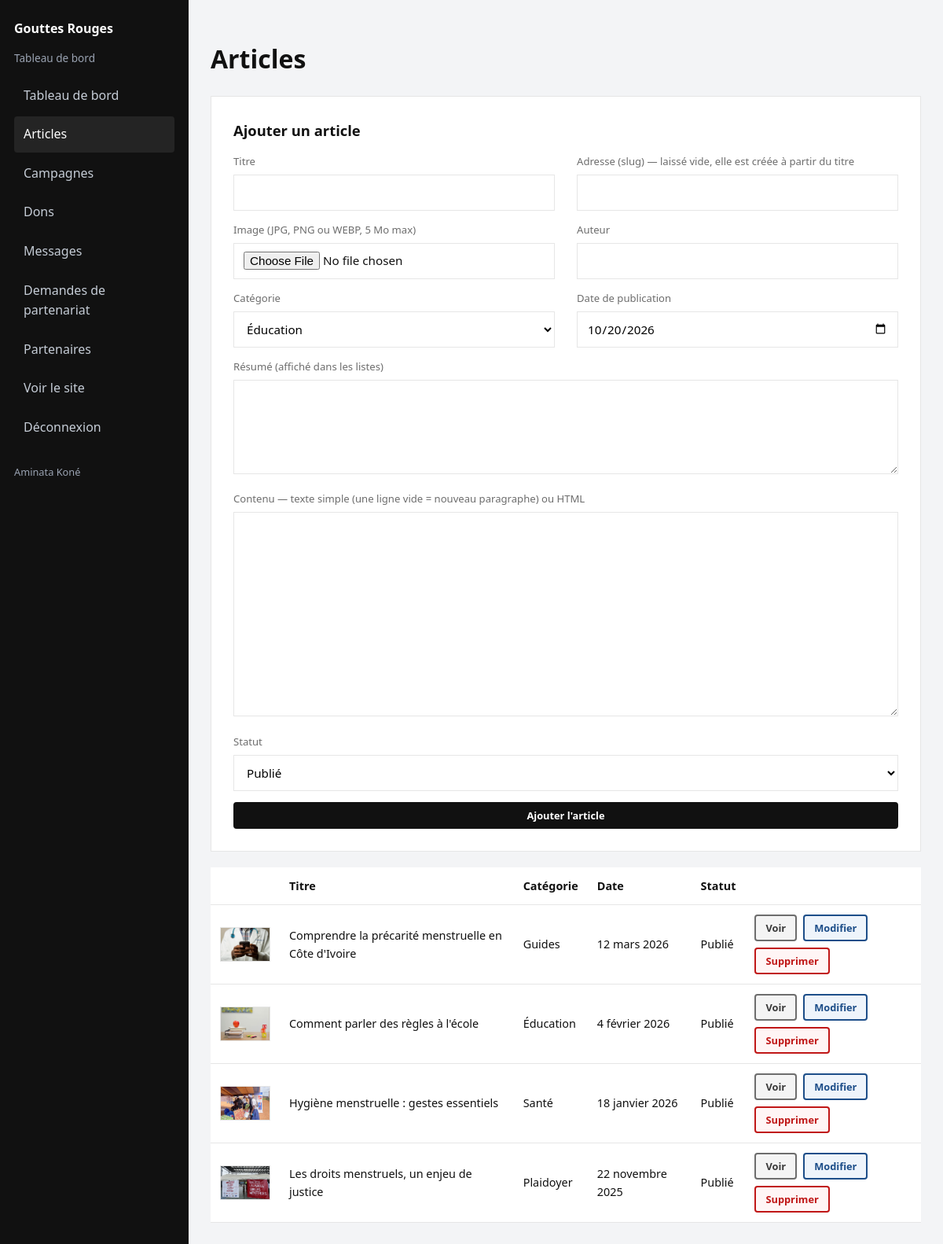
The app's page /admin/articles.php (signed in) with its own data.
### tables this page shows
CREATE TABLE articles (
  id INT UNSIGNED AUTO_INCREMENT PRIMARY KEY,
  titre VARCHAR(180) NOT NULL,
  slug VARCHAR(180) NOT NULL UNIQUE,
  image VARCHAR(255) DEFAULT NULL,
  extrait TEXT,
  contenu MEDIUMTEXT,
  auteur VARCHAR(120) DEFAULT NULL,
  categorie_id INT UNSIGNED DEFAULT NULL,
  date_publication DATE DEFAULT NULL,
  statut ENUM('brouillon','publie') DEFAULT 'publie',
  created_at TIMESTAMP DEFAULT CURRENT_TIMESTAMP,
  updated_at TIMESTAMP DEFAULT CURRENT_TIMESTAMP ON UPDATE CURRENT_TIMESTAMP,
  CONSTRAINT fk_articles_categorie FOREIGN KEY (categorie_id) REFERENCES categories(id) ON DELETE SET NULL
);

CREATE TABLE categories (
  id INT UNSIGNED AUTO_INCREMENT PRIMARY KEY,
  nom VARCHAR(80) NOT NULL,
  slug VARCHAR(100) NOT NULL UNIQUE
);

### includes/functions.php (called while the page is built, shortened)
<?php
require_once __DIR__ . '/db.php';
function e(?string $value): string
{
    return htmlspecialchars((string) $value, ENT_QUOTES, 'UTF-8');
}
function url(string $path = ''): string
{
    $path = ltrim($path, '/');
    $base = BASE_URL;
    return ($base === '' ? '' : $base) . '/' . $path;
}
function asset(string $path): string
{
    return url('assets/' . ltrim($path, '/'));
}
function format_date(?string $date): string
{
    $ts = strtotime($date);
    $months = [
        1 => 'janvier', 2 => 'février', 3 => 'mars', 4 => 'avril',
        5 => 'mai', 6 => 'juin', 7 => 'juillet', 8 => 'août',
        9 => 'septembre', 10 => 'octobre', 11 => 'novembre', 12 => 'décembre',
    ];
    return (int) date('j', $ts) . ' ' . $months[(int) date('n', $ts)] . ' ' . date('Y', $ts);
}

### includes/db.php (called while the page is built, shortened)
<?php
function pdo(): ?PDO
{
    static $pdo = null;
    static $attempted = false;
    if ($attempted) {
        return $pdo;
    }
    try {
        $pdo = new PDO(
            'mysql:host=' . DB_HOST . ';dbname=' . DB_NAME . ';charset=' . DB_CHARSET,
            DB_USER,
            DB_PASS,
            [
                PDO::ATTR_ERRMODE => PDO::ERRMODE_EXCEPTION,
                PDO::ATTR_DEFAULT_FETCH_MODE => PDO::FETCH_ASSOC,
                PDO::ATTR_EMULATE_PREPARES => false,
            ]
        );
    } catch (Throwable $e) {
        $pdo = null;
    }
    return $pdo;
}
function db_all(string $sql, array $params = []): array
{
    $db = pdo();
    $stmt = $db->prepare($sql);
    $stmt->execute($params);
    return $stmt->fetchAll();
}

### admin/articles.php (the view, shortened to what this page needs)
<?php
$db = pdo();
$edit = null;
$articles = $db ? db_all('SELECT a.*, c.nom AS categorie FROM articles a LEFT JOIN categories c ON c.id = a.categorie_id ORDER BY a.date_publication DESC, a.id DESC') : fallback_articles();
$categories = $db ? db_all('SELECT * FROM categories ORDER BY nom') : [['id' => 1, 'nom' => 'Guides']];
require __DIR__ . '/includes/header.php';
?>
<?php if ($db): ?>
<form class="card admin-form" method="post" enctype="multipart/form-data" style="margin:20px 0">
  <h2><?= $edit ? 'Modifier l\'article' : 'Ajouter un article' ?></h2>
  <div class="grid-2">
    <div class="field"><label>Titre</label><input name="titre" required value="<?= e($edit['titre'] ?? '') ?>"></div>
    <div class="field"><label>Adresse (slug) — laissé vide, elle est créée à partir du titre</label><input name="slug" value="<?= e($edit['slug'] ?? '') ?>"></div>
  </div>
  <div class="grid-2">
    <div class="field">
      <label>Image (JPG, PNG ou WEBP, 5 Mo max)</label>
      <input type="file" name="image_fichier" accept="image/jpeg,image/png,image/webp">
    </div>
    <div class="field"><label>Auteur</label><input name="auteur" value="<?= e($edit['auteur'] ?? '') ?>"></div>
  </div>
  <div class="grid-2">
    <div class="field">
      <label>Catégorie</label>
      <select name="categorie_id">
        <?php foreach ($categories as $cat): ?>
          <option value="<?= (int) $cat['id'] ?>" <?= (int) ($edit['categorie_id'] ?? 0) === (int) $cat['id'] ? 'selected' : '' ?>><?= e($cat['nom']) ?></option>
        <?php endforeach; ?>
      </select>
    </div>
    <div class="field"><label>Date de publication</label><input type="date" name="date_publication" value="<?= e($edit['date_publication'] ?? date('Y-m-d')) ?>"></div>
  </div>
  <div class="field"><label>Résumé (affiché dans les listes)</label><textarea name="extrait"><?= e($edit['extrait'] ?? '') ?></textarea></div>
  <div class="field"><label>Contenu — texte simple (une ligne vide = nouveau paragraphe) ou HTML</label><textarea name="contenu" style="min-height:260px"><?= e($edit['contenu'] ?? '') ?></textarea></div>
  <div class="field">
    <label>Statut</label>
    <select name="statut">
      <option value="publie" <?= ($edit['statut'] ?? '') === 'publie' ? 'selected' : '' ?>>Publié</option>
    </select>
  </div>
  <div class="admin-actions">
    <button class="btn btn-save" type="submit"><?= $edit ? 'Enregistrer les modifications' : 'Ajouter l\'article' ?></button>
  </div>
</form>
<?php endif; ?>
<div class="table-scroll">
<table class="data">
  <thead><tr><th></th><th>Titre</th><th>Catégorie</th><th>Date</th><th>Statut</th><th></th></tr></thead>
  <tbody>
  <?php foreach ($articles as $article): ?>
    <tr>
      <td><img class="admin-thumb is-small" src="<?= e(asset($article['image'] ?? 'img/article-1.jpg')) ?>" alt=""></td>
      <td><?= e($article['titre']) ?></td>
      <td><?= e($article['categorie'] ?? '') ?></td>
      <td><?= e(format_date($article['date_publication'] ?? '')) ?></td>
      <td><?= ($article['statut'] ?? 'publie') === 'publie' ? 'Publié' : 'Brouillon' ?></td>
      <td>
        <?php if ($db && isset($article['id'])): ?>
          <div class="admin-actions">
            <?php if (($article['statut'] ?? 'publie') === 'publie'): ?>
              <a class="btn btn-neutral" href="<?= e(url('article.php?slug=' . $article['slug'])) ?>" target="_blank">Voir</a>
            <?php endif; ?>
            <a class="btn btn-edit" href="?edit=<?= (int) $article['id'] ?>">Modifier</a>
            <form method="post" onsubmit="return confirm('Supprimer cet article ?')">
              <button class="btn btn-danger" type="submit">Supprimer</button>
            </form>
          </div>
        <?php endif; ?>
      </td>
    </tr>
  <?php endforeach; ?>
  </tbody>
</table>
</div>
<?php require __DIR__ . '/includes/footer.php'; ?>

### assets/css/style.css (style rules this page uses)
:root { --ink: #111111; --ink-soft: #3a3a3a; --muted: #6d6d6d; --line: #e6e6e6; --paper: #ffffff; --paper-alt: #f4f4f4; --paper-warm: #f5f5f5; --navy: #111111; --navy-2: #1a1a1a; --red: #c01717; --red-deep: #9a1111; --shadow: 0 10px 30px rgba(17, 17, 17, 0.06); --radius: 6px; --container: 1180px; --header: 84px; --font: "Outfit", "Segoe UI", sans-serif; }
*, *::before, *::after { box-sizing: border-box; }
html { scroll-behavior: smooth; }
body { margin: 0; font-family: var(--font); color: var(--ink); background: var(--paper); line-height: 1.6; font-size: 16px; }
img { max-width: 100%; display: block; }
a { color: inherit; text-decoration: none; }
button, input, select, textarea { font-family: inherit; }
.btn { display: inline-flex; align-items: center; justify-content: center; gap: 8px; min-height: 46px; padding: 0 22px; border-radius: 4px; border: 1px solid transparent; font-weight: 600; font-size: 0.92rem; cursor: pointer; transition: 0.2s ease; }
.grid-2 { display: grid; grid-template-columns: 1fr 1fr; gap: 28px; }
.card { background: #fff; border: 1px solid var(--line); padding: 28px; }
.card .btn { width: 100%; }
.field { margin-bottom: 14px; }
.field label { display: block; font-size: 0.82rem; color: var(--muted); margin-bottom: 6px; }
.field input, .field select, .field textarea { width: 100%; min-height: 46px; border: 1px solid var(--line); background: #fff; padding: 0 12px; font-size: 0.95rem; }
.field textarea { min-height: 120px; padding: 12px; resize: vertical; }
.admin-body { background: #f3f4f6; }
table.data { width: 100%; border-collapse: collapse; background: #fff; }
table.data th, table.data td { border-bottom: 1px solid var(--line); text-align: left; padding: 12px; font-size: 0.9rem; }
.admin-body .btn { border-width: 2px; border-style: solid; min-height: 40px; padding: 0 16px; }
.admin-body .btn-dark, .admin-body .btn-save { background: #111111; color: #fff; border-color: #111111; }
.admin-body .btn-edit { background: #eef4fb; color: #1d4e89; border-color: #1d4e89; }
.admin-body .btn-danger { background: #fff5f5; color: #c01717; border-color: #c01717; }
.admin-body .btn-neutral { background: #f4f4f4; color: #3a3a3a; border-color: #6d6d6d; }
.admin-actions { display: flex; flex-wrap: wrap; gap: 8px; align-items: center; }
.admin-actions .btn { min-height: 34px; font-size: 0.8rem; padding: 0 12px; text-decoration: none; }
.admin-actions form { display: inline; margin: 0; }
.table-scroll { overflow-x: auto; }
.admin-main h2 { font-size: 1.15rem; margin: 0 0 14px; }
.admin-form h2 { margin-top: 0; }
.admin-thumb { display: block; margin-top: 10px; max-width: 220px; max-height: 140px; object-fit: cover; border: 1px solid var(--line); }
.admin-thumb.is-small { width: 64px; height: 44px; margin: 0; }
.field input[type="file"] { padding: 10px 12px; }

### records on screen
articles: image (picture), titre "Comprendre la précarité menstruelle en Côte d'Ivoire", categorie.nom "Guides", date_publication "12 mars 2026", statut "Publié"
articles: image (picture), titre "Comment parler des règles à l'école", categorie.nom "Éducation", date_publication "4 février 2026", statut "Publié"
articles: image (picture), titre "Hygiène menstruelle : gestes essentiels", categorie.nom "Santé", date_publication "18 janvier 2026", statut "Publié"
articles: image (picture), titre "Les droits menstruels, un enjeu de justice", categorie.nom "Plaidoyer", date_publication "22 novembre 2025", statut "Publié"

### other values on screen
$adminTitle "Articles"
form field categorie_id "Éducation"
